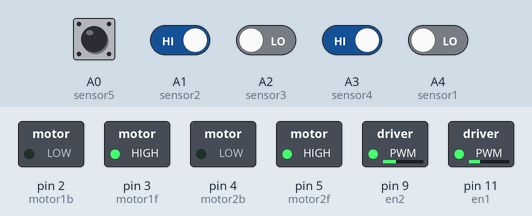
Simulated run of this program. Board: Arduino Uno, built with avr-gcc and run on an emulated ATmega328P. Shown: switched loads named in the program (green lamp = pin HIGH). Inputs (shaded band) come from the test bench; at power-on: A1 (sensor2), A3 (sensor4) HIGH, A0 (sensor5), A2 (sensor3), A4 (sensor1) LOW.

Above: at 1.2 s.
1.3 s: A1 (sensor2) driven LOW
At 2.5 s:
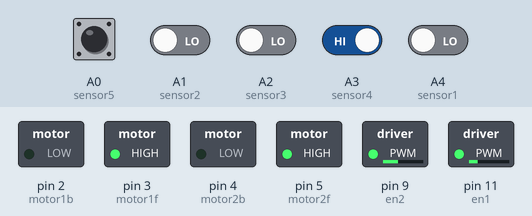
2.8 s: A3 (sensor4) driven LOW
At 3.8 s:
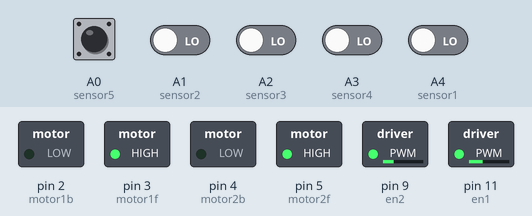
4.3 s: A0 (sensor5) pulsed HIGH 2 times (0.12 s each, 0.3 s apart)
At 5.8 s:
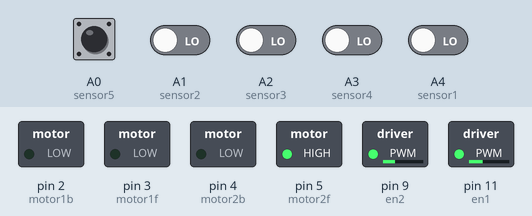
Timing chart, 0 to 7.3 s (numbered marks = the images above; inputs shaded):
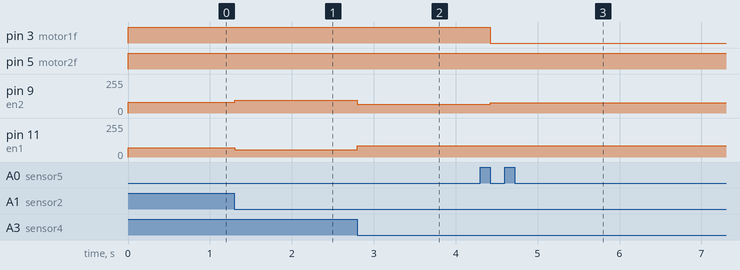

Measured:
- after the input at 1.3 s, pin 9 (en2): 81/255 → 94/255 at once; pin 11 (en1): 70/255 → 55/255 at once
- after the input at 2.8 s, pin 9 (en2): 94/255 → 67/255 at once; pin 11 (en1): 55/255 → 85/255 at once
- after the input at 4.3 s, pin 3 (motor1f): HIGH → LOW after 0.12 s; pin 9 (en2): 67/255 → 76/255 after 0.12 s

The program:

main.cpp
```cpp
#include <Arduino.h>

#define sensor1 A4
#define sensor2 A1
#define sensor3 A2
#define sensor4 A3
#define sensor5 A0

#define motor1b 2
#define motor1f 3
#define motor2b 4
#define motor2f 5

#define en2     9
#define en1     11

#define Kp      15
#define Ki      0
#define Kd      5

#define BASE_SPEED  81
#define BALANCE     0.87

int error = 0,last_error = 0;
int P = 50, I = 0, D = 0;
int mode = 0;
uint8_t lastState3 = 0;
uint8_t lastState1 = 0;
uint8_t lastState5 = 0;
uint8_t countLeft = 0;
uint8_t countRight = 0;

int PID();
int check();
void run();
void motor1Forward(int speed);
void motor2Forward(int speed);
void motor1Stop();
void motor2Stop();
void rotateLeft();
void rotateRight();
int sen3Change();
int sen1Change();
int sen5Change();


void setup() {
  pinMode(sensor1, INPUT);
  pinMode(sensor2, INPUT);
  pinMode(sensor3, INPUT);
  pinMode(sensor4, INPUT);
  pinMode(sensor5, INPUT);

  pinMode(motor1f, OUTPUT);
  pinMode(motor1b, OUTPUT);
  pinMode(motor2f, OUTPUT);
  pinMode(motor2b, OUTPUT);

  pinMode(en2, OUTPUT);
  pinMode(en1, OUTPUT);

  Serial.begin(9600);
  lastState3 = digitalRead(sensor3);
}

void loop() {
  // put your main code here, to run repeatedly:
  run();
  // Serial.println(mode);
  //Serial.println(error);
  // motor2Forward(100);
  // motor1Forward(0.87*100);
  // uint8_t sen1 = digitalRead(sensor1);
  // uint8_t sen2 = digitalRead(sensor2);
  // uint8_t sen3 = digitalRead(sensor3);
  // uint8_t sen4 = digitalRead(sensor4);
  // uint8_t sen5 = digitalRead(sensor5);
  //  Serial.println(sen1);
  // Serial.println(sen2);
  // Serial.println(sen3);
  // Serial.println(sen4);
  // Serial.println(sen5);
  // Serial.println("===============");
  // delay(1000);
  // motor1Forward(BASE_SPEED1);
  // motor2Forward(BASE_SPEED2);
}

void motor1Forward(int speed) {
  analogWrite(en1, speed);
  digitalWrite(motor1f,HIGH);
  digitalWrite(motor1b,LOW);
}

void motor2Forward(int speed) {
  analogWrite(en2, speed);
  digitalWrite(motor2f,HIGH);
  digitalWrite(motor2b,LOW);
}

void motor1Stop(){
  digitalWrite(motor1f,LOW);
  digitalWrite(motor1b,LOW);
}

void motor2Stop(){
  digitalWrite(motor2f,LOW);
  digitalWrite(motor2b,LOW);
}

void rotateLeft(){
  analogWrite(en2, 76);
  digitalWrite(motor2f,HIGH);
  digitalWrite(motor2b,LOW);
  digitalWrite(motor1f,LOW);
  digitalWrite(motor1b,LOW);
}

void rotateRight(){
  analogWrite(en1, 77 * BALANCE);
  digitalWrite(motor1f,HIGH);
  digitalWrite(motor1b,LOW);
  digitalWrite(motor2f,LOW);
  digitalWrite(motor2b,LOW);
}

int sen3Change(){
  uint8_t sen3 = digitalRead(sensor3);
  int countC = 0;
  if (sen3 != lastState3){
    if (sen3 == 0)
      countC = 1;
  }
  lastState3 = sen3;
  return countC;
}

int sen1Change(){
  uint8_t sen1 = digitalRead(sensor1);
  int countC = 0;
  if (sen1 != lastState1){
    if (sen1 == 0)
      countC = 1;
  }
  lastState1 = sen1;
  return countC;
}

int sen5Change(){
  uint8_t sen5 = digitalRead(sensor5);
  int countC = 0;
  if (sen5 != lastState5){
    if (sen5 == 0)
      countC = 1;
  }
  lastState5 = sen5;
  return countC;
}

int PID(){
  P = error;
  I += error;
  D = error - last_error;
  last_error = error;
  int pid = Kp*P + Ki*I + Kd*D;
  return pid;
}

int check() {
  //uint8_t sen1 = digitalRead(sensor1);
  uint8_t sen2 = digitalRead(sensor2);
  uint8_t sen3 = digitalRead(sensor3);
  uint8_t sen4 = digitalRead(sensor4);
  //uint8_t sen5 = digitalRead(sensor5);
  int er = 0;
  // if ((sen1 == 0 && sen2 == 1 && sen3 == 1 && sen4 == 1 && sen5 == 1) || (sen1 == 0 && sen2 == 0 && sen3 == 1 && sen4 == 1 && sen5 == 1))
  //   er = -3;
  if (sen2 == 0)
    er += -1;
  if (sen3 == 0)
    er += 0;
  if (sen4 == 0)
    er = 1;
  // else if ((sen1 == 1 && sen2 == 1 && sen3 == 1 && sen4 == 1 && sen5 == 0) || (sen1 == 1 && sen2 == 1 && sen3 == 1 && sen4 == 0 && sen5 == 0))
  //   er = 3;
  // else if ( (sen1 == 0 && sen2 == 0 && sen3 == 0 && sen4 == 0 && sen5 == 0))
  //   er = 4;
  if (sen1Change() && (mode == 0 )){
    countRight++;
    if (countRight == 2|| countRight==5 || countRight==6|| countRight==7|| countRight==8 || countRight==9 || countRight==10 || countRight==12 || countRight==13 || countRight==14){
      mode = 1;
      //countRight = 0;
    }
  }
  if (sen5Change() && mode == 0){
    countLeft++;
    if (1){
      mode = 2;
      //countLeft = 0;
      }
    }
  // if (sen1 == 0 && sen5 == 0)
  //   mode = 0;

  return er;
}

void run (){
  error = check();
  if (mode == 0){
    int pid = PID();
    int motor1Speed = BASE_SPEED * BALANCE + pid;
    int motor2Speed = BASE_SPEED - BALANCE * pid;
    if (motor1Speed >= 255){
      motor1Speed = 255;
    }
    if (motor2Speed >= 255){
      motor2Speed = 255;
    }
    motor1Forward(motor1Speed);
    motor2Forward(motor2Speed);
  }else if (mode == 1){
    rotateRight();
    if(sen3Change())
      mode = 0;
  }else if (mode == 2){
    rotateLeft();
    if (sen3Change())
      mode = 0;
  }
}
```
